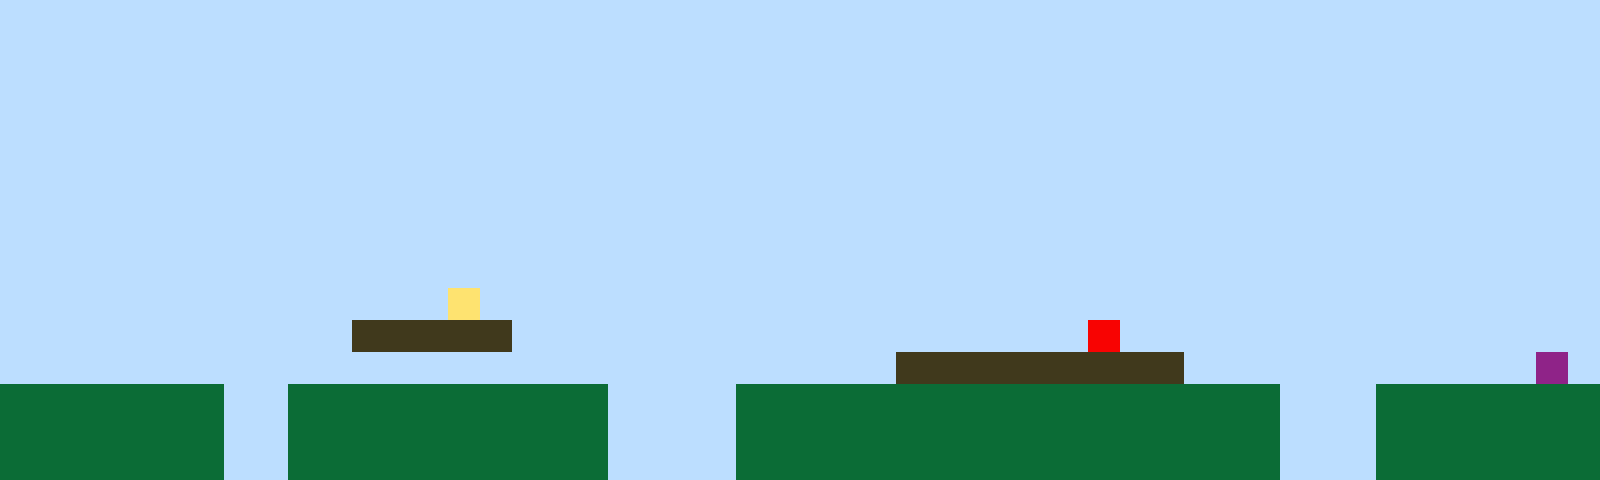

Below is a game level as drawn by its tile map, then a one-line description and the .tmx file that defines it, in full:
An orthogonal 50x15 tile map with 32x32 px tiles, 1 tile layer (Tile Layer 1).

<map version="1.10" tiledversion="1.11.2" orientation="orthogonal" renderorder="right-up" width="50" height="15" tilewidth="32" tileheight="32" infinite="0" nextlayerid="2" nextobjectid="1"><editorsettings><export target="map1.csv" format="csv" /></editorsettings><tileset firstgid="1" name="sprites" tilewidth="32" tileheight="32" tilecount="6" columns="3"><image source="sprites.png" width="96" height="64" /></tileset><layer id="1" name="Tile Layer 1" width="50" height="15"><data encoding="csv">1,1,1,1,1,1,1,1,1,1,1,1,1,1,1,1,1,1,1,1,1,1,1,1,1,1,1,1,1,1,1,1,1,1,1,1,1,1,1,1,1,1,1,1,1,1,1,1,1,1,1,1,1,1,1,1,1,1,1,1,1,1,1,1,1,1,1,1,1,1,1,1,1,1,1,1,1,1,1,1,1,1,1,1,1,1,1,1,1,1,1,1,1,1,1,1,1,1,1,1,1,1,1,1,1,1,1,1,1,1,1,1,1,1,1,1,1,1,1,1,1,1,1,1,1,1,1,1,1,1,1,1,1,1,1,1,1,1,1,1,1,1,1,1,1,1,1,1,1,1,1,1,1,1,1,1,1,1,1,1,1,1,1,1,1,1,1,1,1,1,1,1,1,1,1,1,1,1,1,1,1,1,1,1,1,1,1,1,1,1,1,1,1,1,1,1,1,1,1,1,1,1,1,1,1,1,1,1,1,1,1,1,1,1,1,1,1,1,1,1,1,1,1,1,1,1,1,1,1,1,1,1,1,1,1,1,1,1,1,1,1,1,1,1,1,1,1,1,1,1,1,1,1,1,1,1,1,1,1,1,1,1,1,1,1,1,1,1,1,1,1,1,1,1,1,1,1,1,1,1,1,1,1,1,1,1,1,1,1,1,1,1,1,1,1,1,1,1,1,1,1,1,1,1,1,1,1,1,1,1,1,1,1,1,1,1,1,1,1,1,1,1,1,1,1,1,1,1,1,1,1,1,1,1,1,1,1,1,1,1,1,1,1,1,1,1,1,1,1,1,1,1,1,1,1,1,1,1,1,1,1,1,1,1,1,1,1,1,1,1,1,1,1,1,1,1,1,1,1,1,1,1,1,1,1,1,1,1,1,1,1,1,1,1,1,1,1,1,1,1,1,1,1,1,1,1,1,1,1,1,1,1,1,1,1,1,1,1,1,1,1,1,1,1,1,1,1,1,1,1,1,1,1,1,1,1,1,1,1,1,1,1,1,1,1,1,1,1,1,1,1,1,1,1,1,1,1,1,1,1,1,1,1,1,4,1,1,1,1,1,1,1,1,1,1,1,1,1,1,1,1,1,1,1,1,1,1,1,1,1,1,1,1,1,1,1,1,1,1,1,1,1,1,1,1,1,1,1,1,1,1,3,3,3,3,3,1,1,1,1,1,1,1,1,1,1,1,1,1,1,1,1,1,1,5,1,1,1,1,1,1,1,1,1,1,1,1,1,1,1,1,1,1,1,1,1,1,1,1,1,1,1,1,1,1,1,1,1,1,1,1,1,1,1,1,1,1,1,3,3,3,3,3,3,3,3,3,1,1,1,1,1,1,1,1,1,1,1,6,1,2,2,2,2,2,2,2,1,1,2,2,2,2,2,2,2,2,2,2,1,1,1,1,2,2,2,2,2,2,2,2,2,2,2,2,2,2,2,2,2,1,1,1,2,2,2,2,2,2,2,2,2,2,2,2,2,2,1,1,2,2,2,2,2,2,2,2,2,2,1,1,1,1,2,2,2,2,2,2,2,2,2,2,2,2,2,2,2,2,2,1,1,1,2,2,2,2,2,2,2,2,2,2,2,2,2,2,1,1,2,2,2,2,2,2,2,2,2,2,1,1,1,1,2,2,2,2,2,2,2,2,2,2,2,2,2,2,2,2,2,1,1,1,2,2,2,2,2,2,2</data></layer></map>
